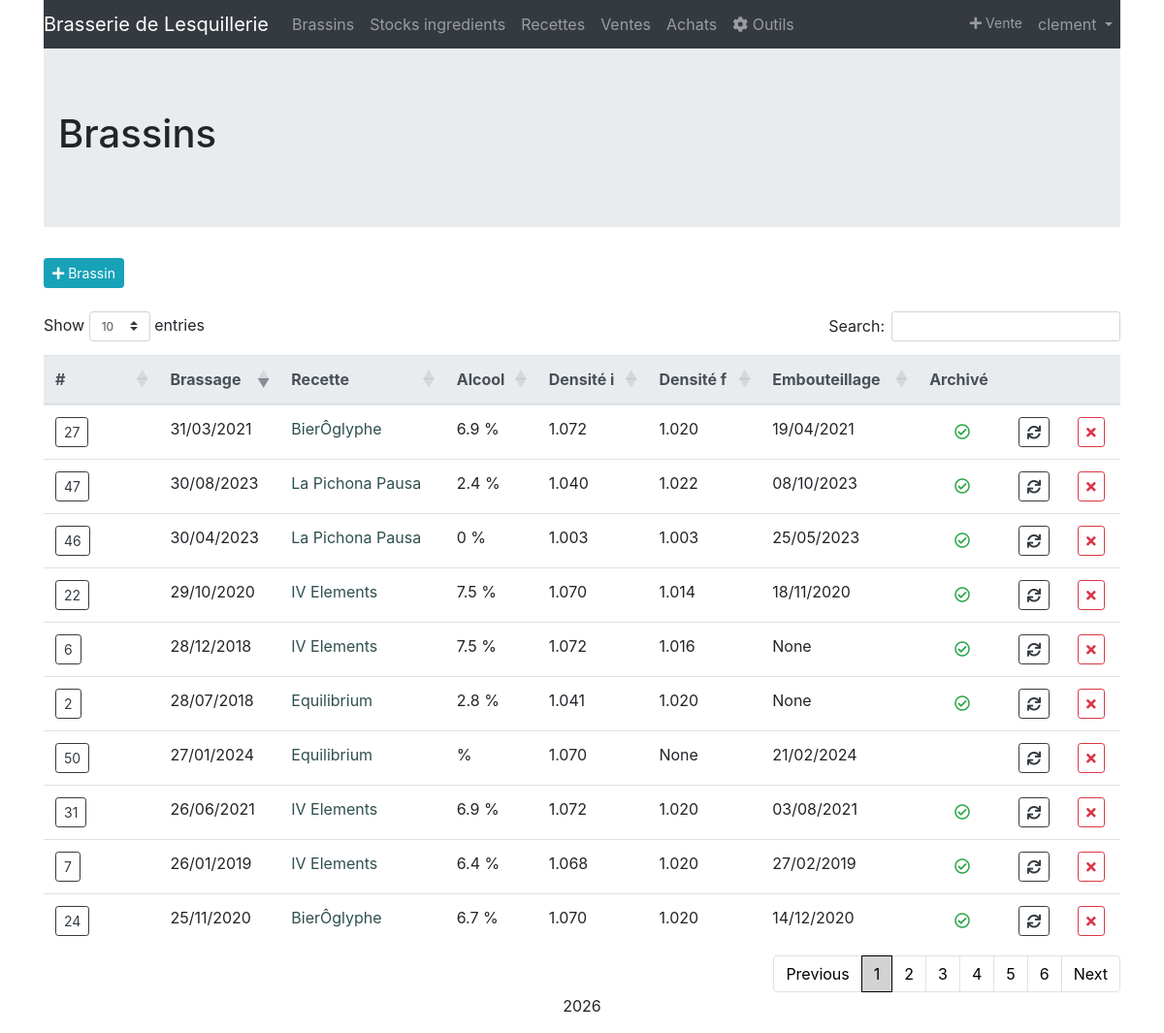
/brasserie/brassins/ (signed in), run on an earlier commit of the app's database.
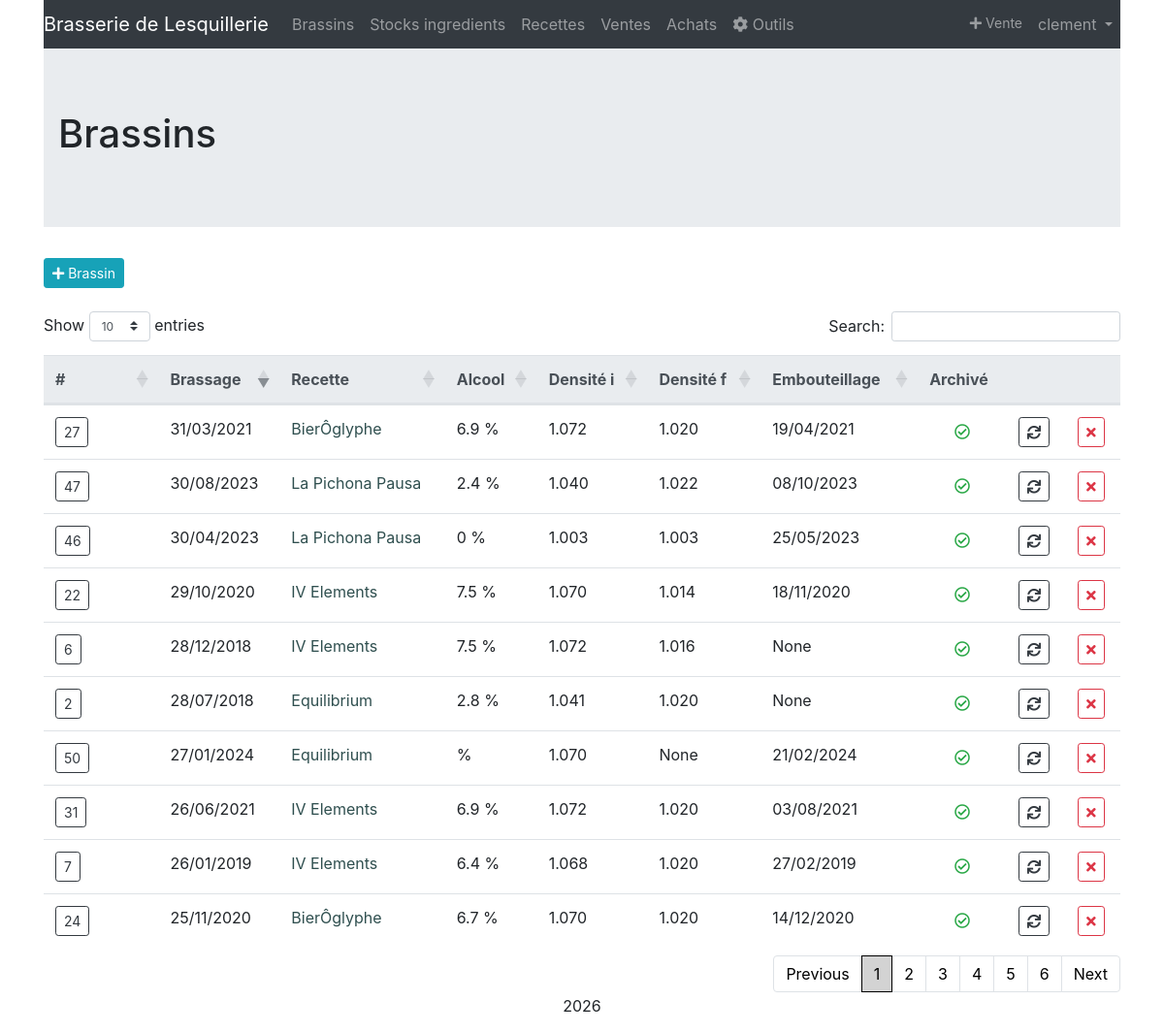
And on a later commit of the database.
### brassin/models.py (models this page shows, shortened)
class Profile(models.Model):
	user = models.OneToOneField(User, on_delete=models.CASCADE)
	brasserie = models.CharField(max_length=100)
	logo = models.ImageField(upload_to ='logos',blank=True,null=True)

class Brassin(models.Model):
	date_brassin = models.DateField(null=True)
	numero = models.CharField(blank=True,null=True,max_length=30)
	date_mise_bouteille = models.DateField(blank=True,null=True)
	densite_avant_ebullition = models.DecimalField(blank=True,null=True, max_digits=4, decimal_places=3)
	densite_initiale = models.DecimalField(blank=True,null=True, max_digits=4, decimal_places=3)
	densite_finale = models.DecimalField(blank=True,null=True, max_digits=4, decimal_places=3)
	volume_empatage = models.DecimalField(blank=True,null=True, max_digits=5, decimal_places=1)
	volume_rincage_dreches = models.DecimalField(blank=True,null=True, max_digits=5, decimal_places=1)
	volume_mout = models.DecimalField(blank=True,null=True, max_digits=5, decimal_places=1)
	volume_cuve_fermentation = models.DecimalField(blank=True,null=True, max_digits=5, decimal_places=1)
	volume_starter = models.DecimalField(blank=True,null=True, max_digits=5, decimal_places=1,default=0)
	temps_empatage = models.TimeField(blank=True,null=True,default="01:15:00")
	temps_ebullition = models.TimeField(blank=True,null=True,default="01:30:00")
	temps_fermentation = models.TimeField(blank=True,null=True)
	notes = models.TextField(blank=True,null=True)
	resucrage = models.DecimalField(blank=True,null=True, max_digits=2, decimal_places=1)
	ingredient = models.ManyToManyField(Ingredient, through='BrassinIngredient',blank=True)
	recette = models.ForeignKey(Recette, on_delete=models.SET_NULL, null=True,blank=True)
	fermenteur = models.ForeignKey(Fermenteur, on_delete=models.SET_NULL, null=True,blank=True)
	archive = models.BooleanField(default=False)
	class Meta:
		verbose_name = "Brassin"
		ordering = ['-date_brassin']
	@property
	def taux_alcool(self):
		if not self.densite_initiale or not self.densite_finale:
			return
		return (self.densite_initiale-self.densite_finale)*Decimal(133.333)

class Recette(models.Model):
	nom = models.CharField(max_length=30)
	type_biere = models.CharField(blank=True,null=True,max_length=30)
	densite_desire = models.DecimalField(blank=True,null=True, max_digits=4, decimal_places=3)
	taux_empatage =  models.DecimalField(max_digits=4, decimal_places=3,default=0.3)
	resucrage = models.DecimalField(blank=True,null=True, max_digits=3, decimal_places=1,default=7)
	notes = models.TextField(blank=True,null=True)
	etiquette = models.ImageField(upload_to = 'recettes',blank=True,null=True)
	class Meta:
		verbose_name = "Recette"
		ordering = ['id']
	def __str__(self):
		return self.nom

### brassin/views.py (the view)
# urls.py: path('brassins/', views.BrassinsList, name="brassin_list"),
@login_required
def BrassinsList(request):
    bs = Brassin.objects.all()
    return render(request, "brassin/brassin_list.html", {'brassins': bs})

### brassin/templates/brassin/brassin_list.html (shortened to what this page needs)
{% extends 'base.html' %}
{% load static %}
{% block content %}
  <div class="jumbotron jumbotron-fluid">
    <div class="container">
      <h1 class="page-header">Brassins</h1>
    </div>
  </div>
      <a class="btn btn-info btn-sm" href="{% url 'brassin_create' %}"><i class="fas fa-plus"></i>  Brassin</a>
  <br/><br/>
  <div class="row">
    <div class="col-12">
      <table class="table table-hover" id="Brassin-table" style="width:100%">
        <thead class="thead-light">
          <tr>
            <th>#</th>
            <th>Brassage</th>
            <th>Recette</th>
            <th>Alcool</th>
            <th>Densité i</th>
            <th>Densité f</th>
            <th>Embouteillage</th>
            <th>Archivé</th>
            <th></th>
            <th></th>
          </tr>
        </thead>
        <tbody>
          {% for brassin in brassins %}
          <tr>
            <td><a data-toggle="tooltip" title="{{ brassin.notes }}" class="btn btn-outline-dark btn-sm" href="{% url 'brassin_consult' brassin.id %}">{{ brassin.numero }}</a></td>
            <td>{{ brassin.date_brassin }}</td>
            <td><a href="{% if brassin.recette %}{% url 'recette_consult' brassin.recette.id %}{% endif %}">{{ brassin.recette }}</a></td>
            <td>{{ brassin.taux_alcool|floatformat }} %</td>
            <td>{{ brassin.densite_initiale }}</td>
            <td>{{ brassin.densite_finale }}</td>
            <td>{{ brassin.date_mise_bouteille }}</td>
            <td style="text-align: center;vertical-align: middle;">{% if brassin.archive %}<i class="far fa-check-circle" style="color:#28a745"></i>{% endif %}</td>
            <td><a class="btn btn-outline-dark btn-sm" href="{% url 'brassin_update' brassin.id %}"><i class="fas fa-sync"></i></a></td>
            <td><a class="btn btn-outline-danger btn-sm" href="{% url 'brassin_delete' brassin.id %}"><i class="fas fa-times"></i></a></td>
          </tr>
          {% empty %}
            <tr>
              <td colspan="10" class="text-center bg-warning">Pas encore de brassin.</td>
            </tr>
          {% endfor %}
        </tbody>
      </table>
    </div>
   </div>
  </div>
{% endblock %}

### templates/base.html (shortened to what this page needs)
{% load static %}
<!DOCTYPE html>
<html lang="fr">
  <head>
    <link rel="stylesheet" href="https://use.fontawesome.com/releases/v5.7.0/css/all.css">
    <link rel="stylesheet" href="https://maxcdn.bootstrapcdn.com/bootstrap/4.0.0/css/bootstrap.min.css">
    <link rel="stylesheet" type="text/css" href="https://cdn.datatables.net/1.10.24/css/dataTables.bootstrap4.min.css"/>
    <link rel="stylesheet" href="{% static 'brassin/css/style.css' %}" />
  </head>
  <body>
    <div class="container">
      <nav class="navbar navbar-expand-sm bg-dark navbar-dark sticky-top bg-faded">
        <a class="navbar-brand" href="{% url 'home' %}">
          {% if user.profile.logo %}
            <img src="{{ user.profile.logo.url }}" alt="{{ user.profile.brasserie }}" height="30">
          {% else %}
            {{ user.profile.brasserie }}
          {% endif %}
        </a>
        <div class="collapse navbar-collapse" id="collapsibleNavbar">
          {% if user.is_authenticated %}
          <ul class="navbar-nav">
            <li class="nav-item">
              <a class="nav-link" href="{% url 'brassin_list' %}">Brassins</a>
            </li>
            <li class="nav-item">
              <a class="nav-link" href="{% url 'ingredients_list' %}">Stocks ingredients</a>
            </li>
            <li class="nav-item">
              <a class="nav-link" href="{% url 'recettes_list' %}">Recettes</a>
            </li>
            <li class="nav-item">
              <a class="nav-link" href="{% url 'ventes_list' %}">Ventes</a>
            </li>
            <li class="nav-item">
              <a class="nav-link" href="{% url 'achats_list' %}">Achats</a>
            </li>
            <li class="nav-item">
              <a class="nav-link" href="{% url 'outils' %}"><i class="fa fa-cog" aria-hidden="true"></i>   Outils</a>
            </li>
          </ul>
          <ul class="navbar-nav ml-auto">
            <li class="nav-item">
              <a class="nav-link btn-outline-info btn-sm" href="{% url 'vente_create' %}"><i class="fas fa-plus"></i>  Vente</a>
            </li>
            <li class="nav-item dropdown">
              <a class="nav-link dropdown-toggle" href="#" id="navbardrop" data-toggle="dropdown">
                {{ user.get_username }}
              </a>
            </li>
          </ul>
          {% endif %}
        </div>
      </nav>
      {% block content %}
      {% endblock %}
      <footer class="container-fluid bg-4 text-center">
          <p>{% now "Y" %}</p>
      </footer>
  </body>
</html>

### brassin/static/brassin/css/style.css (style rules this page uses)
.navbar { padding: 0; }
.nav-link { padding: .8rem 1rem; }
a { color: darkslategray; }

What changed in the data, as far as the page shows it:
changed Brassin (number 1 of 10 on the later page): archive False → True (drawn)
